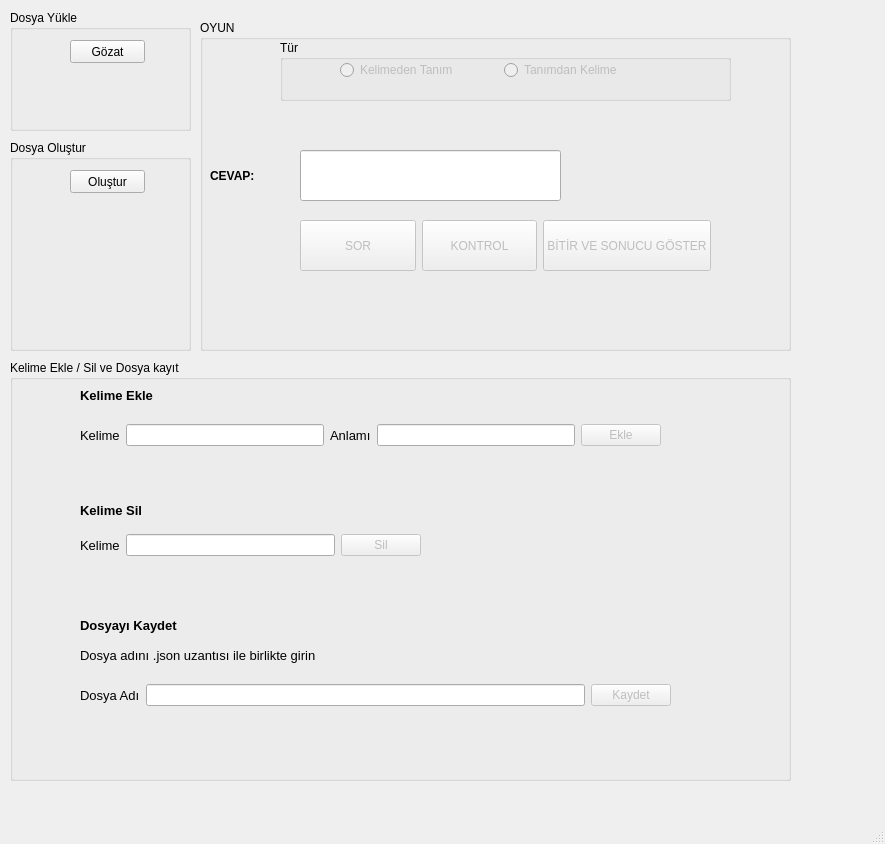
<?xml version="1.0" encoding="UTF-8"?>
<ui version="4.0">
 <class>MainWindow</class>
 <widget class="QMainWindow" name="MainWindow">
  <property name="geometry">
   <rect>
    <x>0</x>
    <y>0</y>
    <width>885</width>
    <height>844</height>
   </rect>
  </property>
  <property name="windowTitle">
   <string>MainWindow</string>
  </property>
  <widget class="QWidget" name="centralwidget">
   <widget class="QGroupBox" name="gbDosyaYukle">
    <property name="geometry">
     <rect>
      <x>10</x>
      <y>10</y>
      <width>181</width>
      <height>121</height>
     </rect>
    </property>
    <property name="title">
     <string>Dosya Yükle</string>
    </property>
    <widget class="QPushButton" name="btnGozat">
     <property name="geometry">
      <rect>
       <x>60</x>
       <y>30</y>
       <width>75</width>
       <height>23</height>
      </rect>
     </property>
     <property name="text">
      <string>Gözat</string>
     </property>
    </widget>
    <widget class="QLabel" name="lblGozatOkundu">
     <property name="geometry">
      <rect>
       <x>10</x>
       <y>70</y>
       <width>161</width>
       <height>41</height>
      </rect>
     </property>
     <property name="text">
      <string/>
     </property>
    </widget>
   </widget>
   <widget class="QGroupBox" name="gbOyun">
    <property name="geometry">
     <rect>
      <x>200</x>
      <y>20</y>
      <width>591</width>
      <height>331</height>
     </rect>
    </property>
    <property name="title">
     <string>OYUN</string>
    </property>
    <widget class="QWidget" name="layoutWidget">
     <property name="geometry">
      <rect>
       <x>100</x>
       <y>200</y>
       <width>411</width>
       <height>51</height>
      </rect>
     </property>
     <layout class="QHBoxLayout" name="horizontalLayout_2">
      <item>
       <widget class="QPushButton" name="btnSor">
        <property name="enabled">
         <bool>false</bool>
        </property>
        <property name="sizePolicy">
         <sizepolicy hsizetype="Expanding" vsizetype="Expanding">
          <horstretch>0</horstretch>
          <verstretch>0</verstretch>
         </sizepolicy>
        </property>
        <property name="text">
         <string>SOR</string>
        </property>
       </widget>
      </item>
      <item>
       <widget class="QPushButton" name="btnKontrol">
        <property name="enabled">
         <bool>false</bool>
        </property>
        <property name="sizePolicy">
         <sizepolicy hsizetype="Expanding" vsizetype="Expanding">
          <horstretch>0</horstretch>
          <verstretch>0</verstretch>
         </sizepolicy>
        </property>
        <property name="maximumSize">
         <size>
          <width>1677721</width>
          <height>16777215</height>
         </size>
        </property>
        <property name="text">
         <string>KONTROL</string>
        </property>
       </widget>
      </item>
      <item>
       <widget class="QPushButton" name="btnBitir">
        <property name="enabled">
         <bool>false</bool>
        </property>
        <property name="sizePolicy">
         <sizepolicy hsizetype="Minimum" vsizetype="Expanding">
          <horstretch>0</horstretch>
          <verstretch>0</verstretch>
         </sizepolicy>
        </property>
        <property name="text">
         <string>BİTİR VE SONUCU GÖSTER</string>
        </property>
       </widget>
      </item>
     </layout>
    </widget>
    <widget class="QLabel" name="lblCevap">
     <property name="geometry">
      <rect>
       <x>370</x>
       <y>130</y>
       <width>201</width>
       <height>51</height>
      </rect>
     </property>
     <property name="font">
      <font>
       <weight>75</weight>
       <bold>true</bold>
      </font>
     </property>
     <property name="text">
      <string/>
     </property>
    </widget>
    <widget class="QLineEdit" name="kelimeInput">
     <property name="geometry">
      <rect>
       <x>100</x>
       <y>130</y>
       <width>261</width>
       <height>51</height>
      </rect>
     </property>
    </widget>
    <widget class="QLabel" name="lbl_sabit_cevap">
     <property name="geometry">
      <rect>
       <x>10</x>
       <y>140</y>
       <width>71</width>
       <height>31</height>
      </rect>
     </property>
     <property name="font">
      <font>
       <pointsize>9</pointsize>
       <weight>75</weight>
       <bold>true</bold>
      </font>
     </property>
     <property name="text">
      <string>CEVAP: </string>
     </property>
    </widget>
    <widget class="QLabel" name="lblSorulanKelime">
     <property name="geometry">
      <rect>
       <x>100</x>
       <y>80</y>
       <width>321</width>
       <height>41</height>
      </rect>
     </property>
     <property name="font">
      <font>
       <pointsize>10</pointsize>
      </font>
     </property>
     <property name="text">
      <string/>
     </property>
    </widget>
    <widget class="QLabel" name="lblSonuc">
     <property name="geometry">
      <rect>
       <x>100</x>
       <y>260</y>
       <width>301</width>
       <height>51</height>
      </rect>
     </property>
     <property name="text">
      <string/>
     </property>
    </widget>
    <widget class="QGroupBox" name="gbTur">
     <property name="geometry">
      <rect>
       <x>80</x>
       <y>20</y>
       <width>451</width>
       <height>61</height>
      </rect>
     </property>
     <property name="title">
      <string>Tür</string>
     </property>
     <widget class="QWidget" name="layoutWidget">
      <property name="geometry">
       <rect>
        <x>60</x>
        <y>10</y>
        <width>321</width>
        <height>41</height>
       </rect>
      </property>
      <layout class="QHBoxLayout" name="horizontalLayout">
       <item>
        <widget class="QRadioButton" name="rbKelimedenTanim">
         <property name="enabled">
          <bool>false</bool>
         </property>
         <property name="font">
          <font>
           <pointsize>9</pointsize>
          </font>
         </property>
         <property name="text">
          <string>Kelimeden Tanım</string>
         </property>
        </widget>
       </item>
       <item>
        <widget class="QRadioButton" name="rbTanimdanKelime">
         <property name="enabled">
          <bool>false</bool>
         </property>
         <property name="font">
          <font>
           <pointsize>9</pointsize>
          </font>
         </property>
         <property name="text">
          <string>Tanımdan Kelime</string>
         </property>
        </widget>
       </item>
      </layout>
     </widget>
    </widget>
   </widget>
   <widget class="QGroupBox" name="gbKelimeEkleSilDosyaKaydet">
    <property name="geometry">
     <rect>
      <x>10</x>
      <y>360</y>
      <width>781</width>
      <height>421</height>
     </rect>
    </property>
    <property name="title">
     <string>Kelime Ekle / Sil ve Dosya kayıt</string>
    </property>
    <widget class="QLabel" name="lblDosyaAdiniGir">
     <property name="geometry">
      <rect>
       <x>70</x>
       <y>280</y>
       <width>491</width>
       <height>31</height>
      </rect>
     </property>
     <property name="font">
      <font>
       <pointsize>10</pointsize>
      </font>
     </property>
     <property name="text">
      <string>Dosya adını .json uzantısı ile birlikte girin</string>
     </property>
    </widget>
    <widget class="QWidget" name="layoutWidget_3">
     <property name="geometry">
      <rect>
       <x>70</x>
       <y>170</y>
       <width>341</width>
       <height>30</height>
      </rect>
     </property>
     <layout class="QHBoxLayout" name="horizontalLayout_6">
      <item>
       <widget class="QLabel" name="lblKelime">
        <property name="font">
         <font>
          <pointsize>10</pointsize>
         </font>
        </property>
        <property name="text">
         <string>Kelime</string>
        </property>
       </widget>
      </item>
      <item>
       <widget class="QLineEdit" name="etSilinecekKelime"/>
      </item>
      <item>
       <widget class="QPushButton" name="btnSil">
        <property name="enabled">
         <bool>false</bool>
        </property>
        <property name="cursor">
         <cursorShape>PointingHandCursor</cursorShape>
        </property>
        <property name="text">
         <string>Sil</string>
        </property>
       </widget>
      </item>
     </layout>
    </widget>
    <widget class="QWidget" name="layoutWidget_4">
     <property name="geometry">
      <rect>
       <x>70</x>
       <y>320</y>
       <width>591</width>
       <height>30</height>
      </rect>
     </property>
     <layout class="QHBoxLayout" name="horizontalLayout_7">
      <item>
       <widget class="QLabel" name="lblDosyaAdi">
        <property name="font">
         <font>
          <pointsize>10</pointsize>
         </font>
        </property>
        <property name="text">
         <string>Dosya Adı</string>
        </property>
       </widget>
      </item>
      <item>
       <widget class="QLineEdit" name="etdosyaAdi"/>
      </item>
      <item>
       <widget class="QPushButton" name="btnKaydet">
        <property name="enabled">
         <bool>false</bool>
        </property>
        <property name="cursor">
         <cursorShape>PointingHandCursor</cursorShape>
        </property>
        <property name="text">
         <string>Kaydet</string>
        </property>
       </widget>
      </item>
     </layout>
    </widget>
    <widget class="QLabel" name="lblDosyaKaydet">
     <property name="geometry">
      <rect>
       <x>70</x>
       <y>250</y>
       <width>241</width>
       <height>31</height>
      </rect>
     </property>
     <property name="font">
      <font>
       <pointsize>10</pointsize>
       <weight>75</weight>
       <bold>true</bold>
      </font>
     </property>
     <property name="text">
      <string>Dosyayı Kaydet</string>
     </property>
    </widget>
    <widget class="QLabel" name="lblKelimeSil">
     <property name="geometry">
      <rect>
       <x>70</x>
       <y>140</y>
       <width>151</width>
       <height>21</height>
      </rect>
     </property>
     <property name="font">
      <font>
       <pointsize>10</pointsize>
       <weight>75</weight>
       <bold>true</bold>
      </font>
     </property>
     <property name="text">
      <string>Kelime Sil</string>
     </property>
    </widget>
    <widget class="QLabel" name="lblKelimeSilindi">
     <property name="geometry">
      <rect>
       <x>70</x>
       <y>210</y>
       <width>571</width>
       <height>31</height>
      </rect>
     </property>
     <property name="font">
      <font>
       <pointsize>9</pointsize>
      </font>
     </property>
     <property name="text">
      <string/>
     </property>
    </widget>
    <widget class="QLabel" name="lblDosyaEklendi">
     <property name="geometry">
      <rect>
       <x>70</x>
       <y>360</y>
       <width>591</width>
       <height>31</height>
      </rect>
     </property>
     <property name="font">
      <font>
       <pointsize>9</pointsize>
      </font>
     </property>
     <property name="text">
      <string/>
     </property>
    </widget>
    <widget class="QLabel" name="lblKelimeEklendi">
     <property name="geometry">
      <rect>
       <x>70</x>
       <y>100</y>
       <width>581</width>
       <height>21</height>
      </rect>
     </property>
     <property name="font">
      <font>
       <pointsize>9</pointsize>
      </font>
     </property>
     <property name="text">
      <string/>
     </property>
    </widget>
    <widget class="QWidget" name="layoutWidget_5">
     <property name="geometry">
      <rect>
       <x>70</x>
       <y>60</y>
       <width>581</width>
       <height>30</height>
      </rect>
     </property>
     <layout class="QHBoxLayout" name="horizontalLayout_8">
      <item>
       <widget class="QLabel" name="lblKelime2">
        <property name="font">
         <font>
          <pointsize>10</pointsize>
         </font>
        </property>
        <property name="text">
         <string>Kelime</string>
        </property>
       </widget>
      </item>
      <item>
       <widget class="QLineEdit" name="etEklenecekKelime"/>
      </item>
      <item>
       <widget class="QLabel" name="lblAnlami">
        <property name="font">
         <font>
          <pointsize>10</pointsize>
         </font>
        </property>
        <property name="text">
         <string>Anlamı</string>
        </property>
       </widget>
      </item>
      <item>
       <widget class="QLineEdit" name="etEklenecekAnlam"/>
      </item>
      <item>
       <widget class="QPushButton" name="btnEkle">
        <property name="enabled">
         <bool>false</bool>
        </property>
        <property name="cursor">
         <cursorShape>PointingHandCursor</cursorShape>
        </property>
        <property name="text">
         <string>Ekle</string>
        </property>
       </widget>
      </item>
     </layout>
    </widget>
    <widget class="QLabel" name="lblKelimeEkle">
     <property name="geometry">
      <rect>
       <x>70</x>
       <y>25</y>
       <width>241</width>
       <height>21</height>
      </rect>
     </property>
     <property name="font">
      <font>
       <pointsize>10</pointsize>
       <weight>75</weight>
       <bold>true</bold>
      </font>
     </property>
     <property name="text">
      <string>Kelime Ekle</string>
     </property>
    </widget>
   </widget>
   <widget class="QGroupBox" name="gbDosyaOlustur">
    <property name="geometry">
     <rect>
      <x>10</x>
      <y>140</y>
      <width>181</width>
      <height>211</height>
     </rect>
    </property>
    <property name="title">
     <string>Dosya Oluştur</string>
    </property>
    <widget class="QPushButton" name="btnDosyaOlustur">
     <property name="geometry">
      <rect>
       <x>60</x>
       <y>30</y>
       <width>75</width>
       <height>23</height>
      </rect>
     </property>
     <property name="text">
      <string>Oluştur</string>
     </property>
    </widget>
    <widget class="QLabel" name="lblDosyaOlusturuldu">
     <property name="enabled">
      <bool>true</bool>
     </property>
     <property name="geometry">
      <rect>
       <x>10</x>
       <y>70</y>
       <width>161</width>
       <height>121</height>
      </rect>
     </property>
     <property name="font">
      <font>
       <underline>false</underline>
       <stylestrategy>PreferDefault</stylestrategy>
      </font>
     </property>
     <property name="mouseTracking">
      <bool>true</bool>
     </property>
     <property name="tabletTracking">
      <bool>false</bool>
     </property>
     <property name="acceptDrops">
      <bool>false</bool>
     </property>
     <property name="autoFillBackground">
      <bool>false</bool>
     </property>
     <property name="frameShadow">
      <enum>QFrame::Plain</enum>
     </property>
     <property name="text">
      <string/>
     </property>
     <property name="textFormat">
      <enum>Qt::PlainText</enum>
     </property>
     <property name="scaledContents">
      <bool>false</bool>
     </property>
     <property name="alignment">
      <set>Qt::AlignLeading|Qt::AlignLeft|Qt::AlignVCenter</set>
     </property>
     <property name="wordWrap">
      <bool>true</bool>
     </property>
     <property name="openExternalLinks">
      <bool>false</bool>
     </property>
     <property name="textInteractionFlags">
      <set>Qt::NoTextInteraction</set>
     </property>
    </widget>
   </widget>
  </widget>
  <widget class="QMenuBar" name="menubar">
   <property name="geometry">
    <rect>
     <x>0</x>
     <y>0</y>
     <width>885</width>
     <height>26</height>
    </rect>
   </property>
  </widget>
  <widget class="QStatusBar" name="statusbar"/>
 </widget>
 <resources/>
 <connections/>
</ui>
